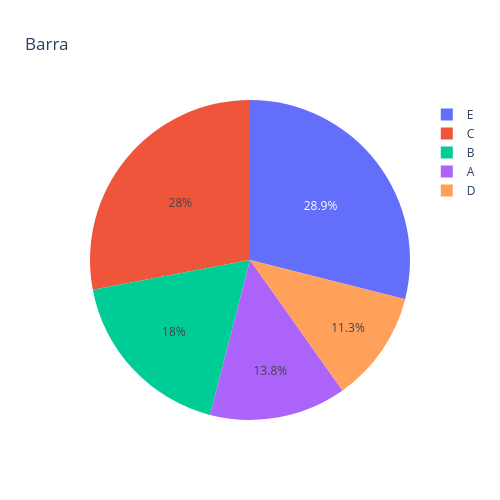

Notebook cell for this chart:
### Markdown cell above
#### Plotly (interativo)

### Code cell
import plotly.express as px

fig = px.pie(df, values='valores', names='categorias', title='Barra')
fig.update_layout(width=500, height=500)
fig.show()

### Figure 1 — Plotly figure (JSON) as saved in the notebook; plotly's stock layout.template omitted (floating-point values rounded to 4 significant figures)
{"data": [{"domain": {"x": [0, 1], "y": [0, 1]}, "hovertemplate": "categorias=%{label}<br>valores=%{value}<extra></extra>", "labels": ["A", "B", "C", "D", "E"], "legendgroup": "", "name": "", "showlegend": true, "type": "pie", "values": [43, 56, 87, 35, 90]}], "layout": {"height": 500, "legend": {"tracegroupgap": 0}, "title": {"text": "Barra"}, "width": 500}}
